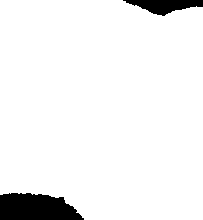
%> input picture HCRS-UAV-PathPlanning-main/ChrismasTerrain2.tif, 203 x 220 px, shrunk from 923 x 1001 before the run
$ octave AMAIN.m   (GNU Octave 9; MATLAB toolbox functions it lacks are replaced by stand-ins)
%> lines starting %> are read from the running program, lines starting %| are printed output that depends on the picture; in (x1, y1, x2, y2) boxes, pixels count from 0 and x2, y2 are one past the last pixel; in counts of white or black regions, pixels touching at a corner belong together; the program's own positions count from 1
### HCRS-UAV-PathPlanning-main/CreateModel3.m
function model = CreateModel3()
    H = imread('ChrismasTerrain2.tif');
%> H is the input picture: size 220x203 single; min -3.4e+38, max 357.1, mean -Inf
    H(H < 0) = 0;
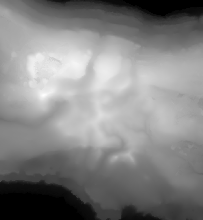
%> H: size 220x203 single; 5.77% of pixels changed, all inside (x1, y1, x2, y2) = (0, 0, 203, 220); drawn with min black and max white

    MAPSIZE_X = size(H, 2);
%> MAPSIZE_X = 203
    MAPSIZE_Y = size(H, 1);
%> MAPSIZE_Y = 220
    [X, Y] = meshgrid(1:MAPSIZE_X, 1:MAPSIZE_Y);

    model.threats = [
        500, 500, 150, 70;
        350, 200, 150, 100;
        700, 450, 150, 80;
        200, 700, 150, 110;
        800, 250, 150, 110;
        500, 750, 150, 80
    ];
    model.num_drones = 5;
    model.n = 10;

    % 定义3架无人机的起点坐标 [X; Y; Z]
    model.starts = [
        50,300,150;
        100,250,150;
        150,200,150;
        200,150,150;
        250,100,250
    ]';

    % 定义3架无人机的终点坐标 [X; Y; Z]
    model.ends = [
        600,950,150;
        400,950,150;
        700,850,150;
        750,800,150;
        800,750,150
    ]';
    % =================================================

    % ================ 地图边界与高度限制 =================
    model.xmin = 1;          % X方向最小坐标
    model.xmax = MAPSIZE_X;  % X方向最大坐标
%> model.xmax = 203
    model.ymin = 1;          % Y方向最小坐标
    model.ymax = MAPSIZE_Y;  % Y方向最大坐标
%> model.ymax = 220
    model.zmin = 100;        % 最低飞行高度
    model.zmax = 200;        % 最高飞行高度
    model.drone_speed = 5.0; % 无人机飞行速度 (m/s)
    % =================================================

    % ================ 存储地形数据 =================
    model.MAPSIZE_X = MAPSIZE_X;
%> model.MAPSIZE_X = 203
    model.MAPSIZE_Y = MAPSIZE_Y;
%> model.MAPSIZE_Y = 220
    model.X = X;
    model.Y = Y;
    model.H = H;
    % ==============================================

    % 调用绘图函数（需同步修改PlotModel支持多无人机）
    PlotModel(model);
end

### HCRS-UAV-PathPlanning-main/PlotModel.m


function PlotModel(model)

    mesh(model.X, model.Y, model.H);

    colormap summer;

    set(gca, 'Position', [0 0 1 1]);

    axis equal vis3d on;

    shading interp;

    material dull;

    camlight left;

    lighting gouraud;

    xlabel('x [m]');
    ylabel('y [m]');
    zlabel('z [m]');

    hold on
    threats = model.threats;
%> threats = [500 500 150 70; 350 200 150 100; 700 450 150 80; 200 700 150 110; 800 250 150 110; 500 750 150 80]
    threat_num = size(threats,1);
%> threat_num = 6

    h=250;


    for i = 1:threat_num

        threat = threats(i,:);
        threat_x = threat(1);
        threat_y = threat(2);
        threat_z = threat(3);
        threat_radius = threat(4);
        [xc,yc,zc] = cylinder(threat_radius);

        xc = xc + threat_x;       % X方向平移
        yc = yc + threat_y;       % Y方向平移
        zc = zc * h + threat_z;   % Z方向缩放和平移

        % 绘制圆柱体表面网格
        c = mesh(xc, yc, zc);
        set(c, 'edgecolor','none', 'facecolor','#FF0000', 'FaceAlpha',.3);
    end
%> this loop made 6 passes
%> (threat, threat_x, threat_y, threat_radius) on passes 1 to 6: ([500 500 150 70], 500, 500, 70), ([350 200 150 100], 350, 200, 100), ([700 450 150 80], 700, 450, 80), ([200 700 150 110], 200, 700, 110), ([800 250 150 110], 800, 250, 110), ([500 750 150 80], 500, 750, 80)
%> `model = CreateModel3();`: model = {num_drones 5, n 10, xmin 1, xmax 203, ymin 1, ymax 220}

end

### HCRS-UAV-PathPlanning-main/AHS_GGWO.m

num_drones = model.num_drones;
%> num_drones = 5
n = model.n;
%> n = 10

VarSize = [1 n];
%> VarSize = [1 10]
VarMin.x = model.xmin;
%> VarMin.x = 1
VarMax.x = model.xmax;
%> VarMax.x = 203
VarMin.y = model.ymin;
%> VarMin.y = 1
VarMax.y = model.ymax;
%> VarMax.y = 220
VarMin.z = model.zmin;
%> VarMin.z = 100
VarMax.z = model.zmax;
%> VarMax.z = 200
M = 3;

CostFunction = @(sol) AMyCost(sol, model);

nRep = 30;
a = 2;
rep_history = cell(MaxIt,1);


empty_wolf.Position = struct();
empty_wolf.CartPosition = struct();
empty_wolf.Cost = [];
empty_wolf.Best.Position = [];
empty_wolf.Best.CartPosition = [];
empty_wolf.Best.Cost = [];
empty_wolf.IsDominated = [];

GlobalBest = empty_wolf;

disp("初始化多无人机种群...");
drone_populations = repmat(struct('Position', [], 'CartPosition', [], 'Cost', []), num_drones, nPop);
%> drone_populations = 500 items
%> the run ends on the next line
sorted_indices = zeros(num_drones, nPop);


for k = 1:num_drones
    current_start = model.starts( : ,k)';
    current_end = model.ends( : ,k)';
    dist = norm(current_end - current_start);
    VarMax.r = 2 * dist / n;
    VarMin.r = 0;

    AngleRange = pi/4;
    VarMin.psi = -AngleRange;
    VarMax.psi = AngleRange;

    dirVector = current_end - current_start;
    phi0 = atan2(dirVector(2), dirVector(1));
    VarMin.phi = phi0 - AngleRange;
    VarMax.phi = phi0 + AngleRange;

    valid_solution_found = false;
    fprintf('无人机 %d: 生成种群...\n', k);
    while ~valid_solution_found
        for i = 1:nPop

            drone_populations(k, i).Position = PGCreateRandomSolution(VarSize, VarMin, VarMax,model,current_start);

            drone_populations(k, i).CartPosition = PGSphericalToCart(drone_populations(k, i).Position, model,k);

            drone_populations(k, i).Cost = SingleDroneCost(drone_populations(k, i).CartPosition, model, VarMin,current_start,current_end);

            drone_populations(k, i).Best.Position = drone_populations(k, i).Position;
            drone_populations(k, i).Best.CartPosition = drone_populations(k, i).CartPosition;
            drone_populations(k, i).Best.Cost = drone_populations(k, i).Cost;

            total_costs = arrayfun(@(x) sum(x.Cost), drone_populations(k, i));
            if any(total_costs < inf)
                valid_solution_found = true;
            end
        end
    end

    total_costs = arrayfun(@(x) sum(x.Cost), drone_populations(k, :));

    [~, sorted_indices(k, :)] = sort(total_costs);
end

wolves = repmat(empty_wolf, nPop, 1);

for i = 1:nPop
    drone_sols = struct();

    for k = 1:num_drones
        idx = sorted_indices(k, i);
        drone_sols(k).Position = drone_populations(k, idx).Position;
        drone_sols(k).CartPosition = drone_populations(k, idx).CartPosition;
    end

    wolves(i).Position = copyDroneSolutions(drone_sols);


    wolves(i).Cost = CostFunction([drone_sols.CartPosition]);


    wolves(i).Best.Position = wolves(i).Position;
    wolves(i).Best.CartPosition = [drone_sols.CartPosition];
    wolves(i).Best.Cost = wolves(i).Cost;


    if i == 1 || PGDominates(wolves(i).Cost, GlobalBest.Cost)
        GlobalBest = wolves(i).Best;
    end
end
fprintf('初始化完成');
wolves = PGDetermineDomination(wolves);
rep = wolves(~[wolves.IsDominated]);

if numel(rep) >= 1
    sum_costs = arrayfun(@(w) sum(w.Cost), rep);
    [~, sorted_idx] = sort(sum_costs);
    GlobalBest = rep(sorted_idx(1));
else
    sum_costs = arrayfun(@(w) sum(w.Cost), wolves);
    [~, sorted_all_idx] = sort(sum_costs);
    GlobalBest = wolves(sorted_all_idx(1));
end

BestCost = zeros(MaxIt, 4);
BestSumCost = zeros(MaxIt, 1);
useGWO = false;
stagnationCount = 0;
stagnationThreshold = 6;
minImprovement = 0.01;
GlobalBest_drone = cell(num_drones, 1);
for k = 1:num_drones
    GlobalBest_drone{k} = cell(1, M);
end
prevBestCost = inf;
for it = 1:MaxIt
    a = 2 - it*(2/MaxIt);
    % === AHS-GGWO: Adaptive Operator Switching Logic ===
    if it > 1
        improvement = (prevBestCost - BestSumCost(it-1)) / prevBestCost;

        if improvement < minImprovement
            stagnationCount = stagnationCount + 1;
        else
            stagnationCount = 0;
        end
        if stagnationCount >= stagnationThreshold
            useGWO = ~useGWO;
            stagnationCount = 0;
        end
    end

    if it > 1
        prevBestCost = BestSumCost(it-1);
    else
        prevBestCost = sum(GlobalBest.Cost);
    end


    for k = 1:num_drones
        current_start = model.starts( : ,k)';
        current_end = model.ends( : ,k)';

        dist = norm(current_end - current_start);
        VarMax.r = 2 * dist / n;
        VarMin.r = 0;
        AngleRange = pi/4;
        VarMin.psi = -AngleRange;
        VarMax.psi = AngleRange;
        dirVector = current_end - current_start;
        phi0 = atan2(dirVector(2), dirVector(1));
        VarMin.phi = phi0 - AngleRange;
        VarMax.phi = phi0 + AngleRange;

        % Extract elite non-dominated solutions from the evolutionary external archive
        % to act as leaders (alpha, beta, delta) and guide the underlying GWO search.
        multi_new_leaders = selectLeadersFromRep(rep, M);
        if numel(multi_new_leaders) < 3
            multi_new_leaders(end+1:3) = multi_new_leaders(end);
        end
        new_leaders = cell(1,M);
        for m = 1:M
            if ~isempty(multi_new_leaders{m})
                curPos  = multi_new_leaders{m}.Position(k).Position;
                curCart = multi_new_leaders{m}.Position(k).CartPosition;

                curCost = SingleDroneCost(curCart, model, VarMin, current_start, current_end);

                new_leaders{m} = struct( ...
                    'Position', curPos, ...
                    'CartPosition', curCart, ...
                    'Cost', curCost ...
                );
            else
                new_leaders{m} = [];
            end
        end


        current_costs = arrayfun(@(x) sum(x.Cost), drone_populations(k, :));
        [~, sorted_idx] = sort(current_costs);
        local_alpha = drone_populations(k, sorted_idx(1));
        local_beta = drone_populations(k, sorted_idx(2));
        local_delta = drone_populations(k, sorted_idx(3));
        local{1} = local_alpha;
        local{2} = local_beta;
        local{3} = local_delta;

        for m = 1:3
            if it == 1
                if ~isempty(new_leaders{m}) && isstruct(new_leaders{m}) ...
                && isfield(new_leaders{m},'Cost') ...
                && sum(new_leaders{m}.Cost) < sum(local{m}.Cost)
                    GlobalBest_drone{k}{m} = new_leaders{m};

                else
                    GlobalBest_drone{k}{m} = local{m};
                end
            else
                hist_leader = GlobalBest_drone{k}{m};
                new_leader = new_leaders{m};
                local_leader = local{m};

                candidates = {hist_leader, new_leader, local_leader};
                cost_sums = zeros(1, 3);

                for i = 1:3
                    if ~isempty(candidates{i})
                        cost_sums(i) = sum(candidates{i}.Cost);
                    else
                        cost_sums(i) = inf;
                    end
                end

                [~, best_idx] = min(cost_sums);
                best_leader = candidates{best_idx};

                GlobalBest_drone{k}{m} = best_leader;
            end
        end

        valid_leaders = ~cellfun(@isempty, GlobalBest_drone{k});
        leader_positions = cell(size(valid_leaders));
        for m = 1:M
            if valid_leaders(m)
                leader_positions{m} = GlobalBest_drone{k}{m}.Position;
            end
        end

        for i = 1:nPop
            if useGWO
                tmp = GlobalBest_drone{k}(valid_leaders);

                template = struct('Position',[],'CartPosition',[],'Cost',[]);

                for ii = 1:numel(tmp)
                    fn_template = fieldnames(template);
                    fn_current  = fieldnames(tmp{ii});
                    missing_fields = setdiff(fn_template, fn_current);
                    for f = 1:numel(missing_fields)
                        tmp{ii}.(missing_fields{f}) = [];
                    end
                    extra_fields = setdiff(fn_current, fn_template);
                    if ~isempty(extra_fields)
                        tmp{ii} = rmfield(tmp{ii}, extra_fields);
                    end
                    tmp{ii} = orderfields(tmp{ii}, template);
                end

                valid_leader_objects = [tmp{:}];

                candidate = GWO_Operator(...
                    drone_populations(k, i).Position, ...
                    valid_leader_objects, ...
                    a);
            else
                candidate = GA_Operator(...
                    drone_populations(k, i).Position, ...
                    [drone_populations(k, :).Position], ...
                    VarMin, ...
                    VarMax);
            end
            for comp = {'r','psi','phi'}
                field = comp{1};
                candidate.(field) = max(candidate.(field), VarMin.(field));
                candidate.(field) = min(candidate.(field), VarMax.(field));
            end

            candidate_cart = PGSphericalToCart(candidate, model,k);
            candidate_cost = SingleDroneCost(candidate_cart, model, VarMin, current_start, current_end);
            current_drone = drone_populations(k, i);
            current_drone.Position = candidate;
            current_drone.CartPosition = candidate_cart;
            current_drone.Cost = candidate_cost;
            if PGDominates(current_drone,current_drone.Best)
                current_drone.Best.Position = current_drone.Position;
                current_drone.Best.CartPosition = current_drone.CartPosition;
                current_drone.Best.Cost = current_drone.Cost;
            end
            drone_populations(k, i) = current_drone;
        end
    end
    drone_fronts = cell(1, num_drones);
    for k = 1:num_drones
        current_pop = drone_populations(k, :);
        [sorted_pop, FrontNo, CrowdDis] = EnvironmentalSelection(current_pop, nPop);
        unique_fronts = unique(FrontNo);
        fronts = cell(1, max(unique_fronts));
        for f = unique_fronts
            idxs = find(FrontNo == f);
            [~, order_in_front] = sort(CrowdDis(idxs), 'descend');
            fronts{f} = sorted_pop(idxs(order_in_front));
        end
        drone_fronts{k}.Front = fronts;
    end

    for i = 1:nPop
        drone_sols = struct();
        cur_layer = 1;

        for k = 1:num_drones
            fronts = drone_fronts{k}.Front;
            if numel(fronts) >= cur_layer && numel(fronts{cur_layer}) >= i
                selected = fronts{cur_layer}(i);
            else
                next_layer = min(cur_layer + 1, numel(fronts));
                idx = randi(numel(fronts{next_layer}));
                selected = fronts{next_layer}(idx);
            end
            drone_sols(k).Position     = selected.Position;
            drone_sols(k).CartPosition = selected.CartPosition;
        end

        all_cart = [drone_sols.CartPosition];
        total_cost = CostFunction(all_cart);

        % === Cooperative Recombination Mechanism ===
        % If spatial-temporal collision is detected (cost is inf), trigger dynamic correction
        % by probabilistically resampling path segments from different Pareto fronts.
        if any(isinf(total_cost))
            for k = 1:num_drones
                fronts = drone_fronts{k}.Front;
                if rand() < 0.7
                    high_layers = 1:min(2, numel(fronts));
                    sel_layer = high_layers(randi(numel(high_layers)));
                else
                    low_layers = 3:numel(fronts);
                    if isempty(low_layers)
                        low_layers = numel(fronts);
                    end
                    sel_layer = low_layers(randi(numel(low_layers)));
                end

                chosen_layer = fronts{sel_layer};
                picked = chosen_layer(randi(numel(chosen_layer)));

                drone_sols(k).Position     = picked.Position;
                drone_sols(k).CartPosition = picked.CartPosition;
            end

            all_cart = [drone_sols.CartPosition];
            total_cost = CostFunction(all_cart);
        end

        wolves(i).Position           = copyDroneSolutions(drone_sols);
        wolves(i).Cost               = total_cost;
        wolves(i).Best.Position      = wolves(i).Position;
        wolves(i).Best.CartPosition  = [drone_sols.CartPosition];
        wolves(i).Best.Cost          = wolves(i).Cost;
    end
    combined = [rep ; wolves];
    combined = PGDetermineDomination(combined);
    combined = combined(~[combined.IsDominated]);
    % === Evolutionary External Archive Update Rules ===
    rep = UpdateRepWithGA(combined, model, VarMin, VarMax, nRep, CostFunction);
    rep = PGDetermineDomination(rep);
    rep = rep(~[rep.IsDominated]);
    % Trim the combined archive based on evaluation metrics to maintain diversity
    if numel(rep) > nRep
        sum_costs = arrayfun(@(w) sum(w.Cost), rep);
        [~, sorted_idx] = sort(sum_costs);
        rep = rep(sorted_idx);
        rep = rep(1:nRep);
    end

    if numel(rep) >= 1
        sum_costs = arrayfun(@(w) sum(w.Cost), rep);
        [~, idx] = sort(sum_costs);
        currentGlobalBest = rep(idx(1));
    else
        sum_costs = arrayfun(@(w) sum(w.Cost), wolves);
        [~, idx] = sort(sum_costs);
        currentGlobalBest = wolves(idx(1));
    end

    if sum(currentGlobalBest.Cost) < sum(GlobalBest.Cost)
        GlobalBest = currentGlobalBest;
    end


    BestCost(it, :) = GlobalBest.Cost';
    BestSumCost(it) = sum(GlobalBest.Cost);
    if it == MaxIt
        disp(['最终结果: 迭代 ', num2str(it), '/', num2str(MaxIt)...
                ' | 成本分量: [', num2str(GlobalBest.Cost(1)), ', ', ...
                                    num2str(GlobalBest.Cost(2)), ', ', ...
                                    num2str(GlobalBest.Cost(3)), ', ', ...
                                    num2str(GlobalBest.Cost(4)), ']',]);
    end
    rep_history{it} = rep;
end

BestPositionGWO_GA = [GlobalBest.Position.CartPosition];
BestCostGWO_GA = GlobalBest.Cost;
repNumber = numel(rep);
sols = cell(1, num_drones);
for k = 1:num_drones
    sols{k} = cell(1, nPop);
    for i = 1:nPop
        pos = drone_populations(k,i).CartPosition;
        sols{k}{i} = struct('x', pos.x(:), ...
                            'y', pos.y(:), ...
                            'z', pos.z(:));
    end
end

% [282 lines left out: functions selectLeadersFromRep, GWO_Operator, EnvironmentalSelection, GA_Operator, sbx, mutate and 2 more, not called in this run]

### HCRS-UAV-PathPlanning-main/AMAIN.m
clc;
clear;
close all;

% ============================================================
% 1. 设置随机种子 (Reproducibility Setting)
% ============================================================
% To ensure the uniqueness and reproducibility of the demonstration results, the random seed is fixed here.
rng(1);  % 种子设为 1

MaxIt = 200;          % 最大迭代次数
nPop = 100;           % 种群规模
model = CreateModel3();

% ================= 开始计时 =================
t_start = tic;

AHS_GGWO;
